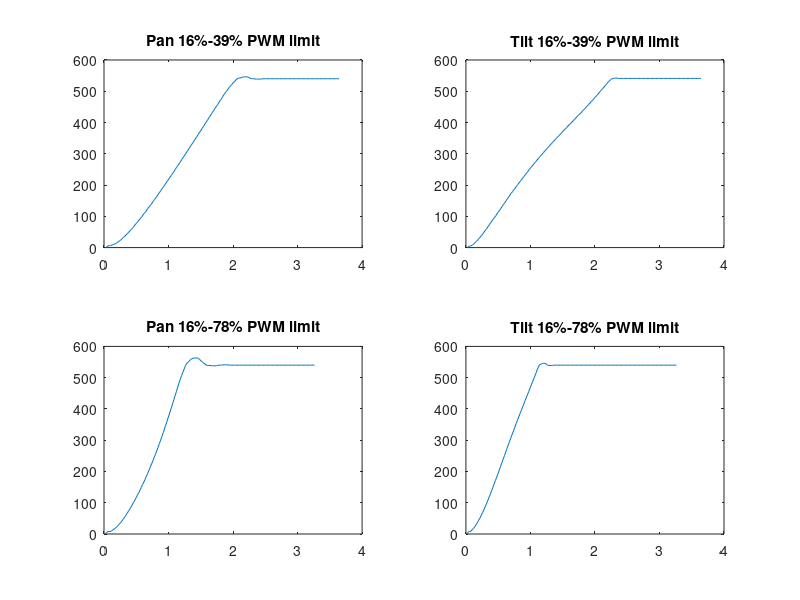

Recreate this plot in MATLAB.

fileID = load('270To90Both100.txt');
time = fileID(:,1);
pan = fileID(:,2);
tilt = fileID(:,3);

pan = pan - pan(1);
tilt = tilt - tilt(1);

fileID1 = load('270To90Both200.txt');
time1 = fileID1(:,1);
pan1 = fileID1(:,2);
tilt1 = fileID1(:,3);

pan1 = pan1 - pan1(1);
tilt1 = tilt1 - tilt1(1);
%%

plot(time,tilt)
grid on;
title('Simulated 540 tick step tilt');
xlabel('Time[s]');ylabel('Ticks');
xlim([0 3.5]);ylim([0 600]);

%%
figure(1)
subplot(2,2,1)
plot(time, pan)
title('Pan 16%-39% PWM limit')
axis([0 4 0 600])

subplot(2,2,2)
plot(time, tilt)
title('Tilt 16%-39% PWM limit')
axis([0 4 0 600])

subplot(2,2,3)
plot(time1, pan1)
title('Pan 16%-78% PWM limit')
axis([0 4 0 600])

subplot(2,2,4)
plot(time1, tilt1)
title('Tilt 16%-78% PWM limit')
axis([0 4 0 600])